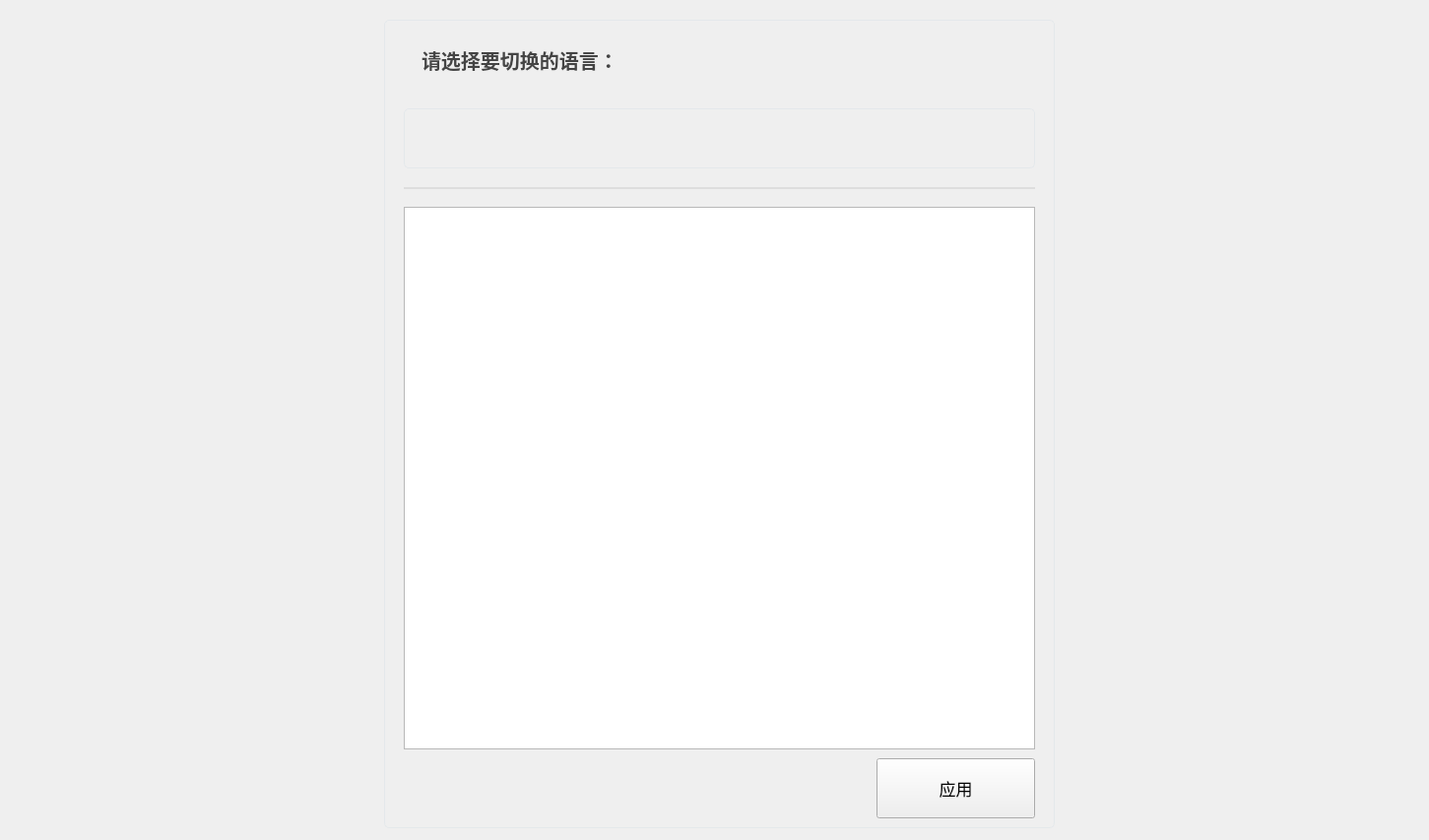
<?xml version="1.0" encoding="UTF-8"?>
<ui version="4.0">
 <class>frmLanguageSetting</class>
 <widget class="QWidget" name="frmLanguageSetting">
  <property name="geometry">
   <rect>
    <x>0</x>
    <y>0</y>
    <width>1451</width>
    <height>853</height>
   </rect>
  </property>
  <property name="windowTitle">
   <string>Form</string>
  </property>
  <widget class="QWidget" name="widget" native="true">
   <property name="geometry">
    <rect>
     <x>390</x>
     <y>20</y>
     <width>681</width>
     <height>821</height>
    </rect>
   </property>
   <property name="styleSheet">
    <string notr="true">QWidget#widget{
background-color: transparent;
border:1px solid #E4E8EB;
border-radius:5px;
}</string>
   </property>
   <widget class="QLabel" name="lblHoleinfo_7">
    <property name="geometry">
     <rect>
      <x>38</x>
      <y>26</y>
      <width>261</width>
      <height>30</height>
     </rect>
    </property>
    <property name="font">
     <font>
      <family>苹方 粗体</family>
      <pointsize>15</pointsize>
      <weight>75</weight>
      <bold>true</bold>
     </font>
    </property>
    <property name="focusPolicy">
     <enum>Qt::NoFocus</enum>
    </property>
    <property name="styleSheet">
     <string notr="true">color:#444444;</string>
    </property>
    <property name="text">
     <string>请选择要切换的语言：</string>
    </property>
   </widget>
   <widget class="QLineEdit" name="ldtLanguageSelect">
    <property name="geometry">
     <rect>
      <x>20</x>
      <y>90</y>
      <width>641</width>
      <height>61</height>
     </rect>
    </property>
    <property name="font">
     <font>
      <family>苹方 粗体</family>
      <pointsize>-1</pointsize>
      <weight>50</weight>
      <italic>false</italic>
      <bold>false</bold>
     </font>
    </property>
    <property name="focusPolicy">
     <enum>Qt::ClickFocus</enum>
    </property>
    <property name="styleSheet">
     <string notr="true">border:1px solid #E4E8EB;border-radius:5px;padding:2px 4px;background-color: transparent;color:#444444;
font:18px &quot;苹方 粗体&quot;;</string>
    </property>
    <property name="text">
     <string/>
    </property>
    <property name="alignment">
     <set>Qt::AlignLeading|Qt::AlignLeft|Qt::AlignVCenter</set>
    </property>
    <property name="readOnly">
     <bool>true</bool>
    </property>
   </widget>
   <widget class="QPushButton" name="btnApply">
    <property name="geometry">
     <rect>
      <x>500</x>
      <y>750</y>
      <width>161</width>
      <height>61</height>
     </rect>
    </property>
    <property name="font">
     <font>
      <family>苹方 粗体</family>
      <pointsize>13</pointsize>
      <weight>50</weight>
      <bold>false</bold>
      <stylestrategy>PreferDefault</stylestrategy>
     </font>
    </property>
    <property name="focusPolicy">
     <enum>Qt::NoFocus</enum>
    </property>
    <property name="styleSheet">
     <string notr="true"/>
    </property>
    <property name="text">
     <string>应用</string>
    </property>
    <property name="iconSize">
     <size>
      <width>37</width>
      <height>32</height>
     </size>
    </property>
    <property name="checkable">
     <bool>false</bool>
    </property>
    <property name="checked">
     <bool>false</bool>
    </property>
    <property name="autoExclusive">
     <bool>false</bool>
    </property>
   </widget>
   <widget class="QLineEdit" name="lineEdit_5">
    <property name="geometry">
     <rect>
      <x>20</x>
      <y>170</y>
      <width>641</width>
      <height>20</height>
     </rect>
    </property>
    <property name="styleSheet">
     <string notr="true">	border:none;
	background-color:transparent;
	border-top:2px solid #DDDDDD;
</string>
    </property>
    <property name="readOnly">
     <bool>true</bool>
    </property>
   </widget>
   <widget class="QListWidget" name="lstProject">
    <property name="geometry">
     <rect>
      <x>20</x>
      <y>190</y>
      <width>641</width>
      <height>551</height>
     </rect>
    </property>
    <property name="font">
     <font>
      <family>苹方 粗体</family>
      <weight>75</weight>
      <italic>false</italic>
      <bold>true</bold>
     </font>
    </property>
    <property name="focusPolicy">
     <enum>Qt::NoFocus</enum>
    </property>
    <property name="styleSheet">
     <string notr="true"/>
    </property>
   </widget>
  </widget>
 </widget>
 <resources/>
 <connections/>
</ui>
